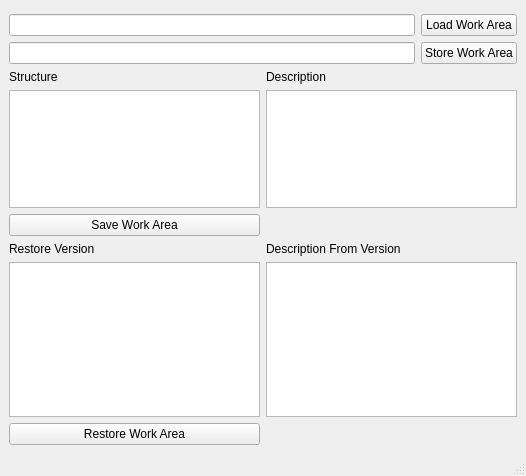
<?xml version="1.0" encoding="UTF-8"?>
<ui version="4.0">
 <class>MainWindow</class>
 <widget class="QMainWindow" name="MainWindow">
  <property name="geometry">
   <rect>
    <x>0</x>
    <y>0</y>
    <width>526</width>
    <height>476</height>
   </rect>
  </property>
  <property name="windowTitle">
   <string>Work Area - Boulder Media - Test</string>
  </property>
  <widget class="QWidget" name="centralwidget">
   <layout class="QHBoxLayout" name="horizontalLayout">
    <item>
     <layout class="QGridLayout" name="gridLayout">
      <item row="3" column="1" rowspan="2">
       <widget class="QTextEdit" name="textEdit_writeDescription"/>
      </item>
      <item row="5" column="0">
       <widget class="QPushButton" name="pushButton_saveWorkArea">
        <property name="text">
         <string>Save Work Area</string>
        </property>
       </widget>
      </item>
      <item row="1" column="0" colspan="2">
       <layout class="QGridLayout" name="gridLayout_2">
        <property name="topMargin">
         <number>5</number>
        </property>
        <item row="0" column="0">
         <widget class="QLineEdit" name="lineEdit_loadWorkArea"/>
        </item>
        <item row="0" column="1">
         <widget class="QPushButton" name="pushButton_loadWorkArea">
          <property name="text">
           <string>Load Work Area</string>
          </property>
         </widget>
        </item>
        <item row="1" column="1">
         <widget class="QPushButton" name="pushButton_storeWorkArea">
          <property name="text">
           <string>Store Work Area</string>
          </property>
         </widget>
        </item>
        <item row="1" column="0">
         <widget class="QLineEdit" name="lineEdit_storeWorkArea"/>
        </item>
       </layout>
      </item>
      <item row="8" column="0">
       <widget class="QPushButton" name="pushButton_restoreWorkArea">
        <property name="text">
         <string>Restore Work Area</string>
        </property>
       </widget>
      </item>
      <item row="7" column="0">
       <widget class="QListWidget" name="listWidget_versions"/>
      </item>
      <item row="2" column="0">
       <widget class="QLabel" name="label">
        <property name="text">
         <string>Structure</string>
        </property>
       </widget>
      </item>
      <item row="7" column="1">
       <widget class="QTextEdit" name="textEdit_DescriptionFromVersion">
        <property name="readOnly">
         <bool>true</bool>
        </property>
       </widget>
      </item>
      <item row="2" column="1">
       <widget class="QLabel" name="label_2">
        <property name="text">
         <string>Description</string>
        </property>
       </widget>
      </item>
      <item row="6" column="1">
       <widget class="QLabel" name="label_4">
        <property name="text">
         <string>Description From Version</string>
        </property>
       </widget>
      </item>
      <item row="6" column="0">
       <widget class="QLabel" name="label_3">
        <property name="text">
         <string>Restore Version</string>
        </property>
       </widget>
      </item>
      <item row="3" column="0" rowspan="2">
       <widget class="QTreeView" name="treeView_folders"/>
      </item>
     </layout>
    </item>
   </layout>
  </widget>
  <widget class="QMenuBar" name="menubar">
   <property name="geometry">
    <rect>
     <x>0</x>
     <y>0</y>
     <width>526</width>
     <height>23</height>
    </rect>
   </property>
  </widget>
  <widget class="QStatusBar" name="statusbar"/>
 </widget>
 <resources/>
 <connections/>
</ui>
